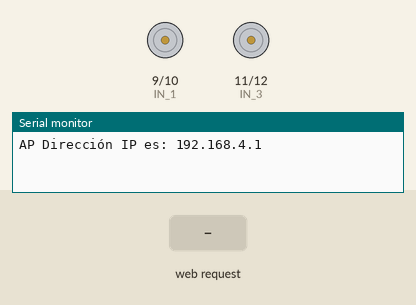
A sketch run on a simulated ESP8266 (NodeMCU). Shown: motor-driver pin pairs drawn as motors (green arrow = first pin HIGH = forward, orange = second pin HIGH = backward, longer = more drive, scaled by the enable pin), the last lines printed to the serial monitor. The test bench sets the inputs (shaded band).

Above: at 1.2 s.
1.3 s: HTTP request GET /?State=F received
At 2.1 s:
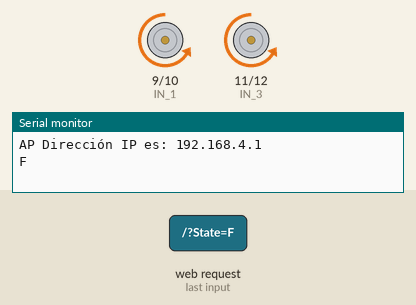
2.8 s: HTTP request GET /?State=B received
At 3.2 s:
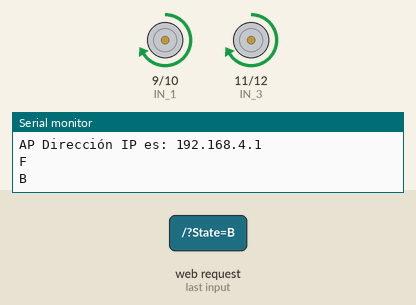
4.3 s: HTTP request GET /?State=L received
At 5.5 s:
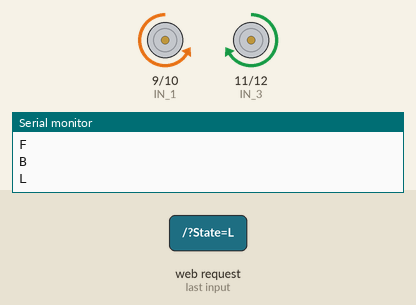
5.8 s: HTTP request GET /?State=R received
At 6.7 s:
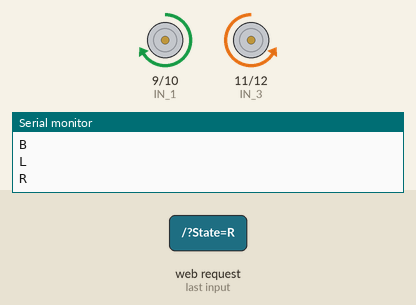
Timing chart, 0 to 8.3 s (numbered marks = the images above; inputs shaded):
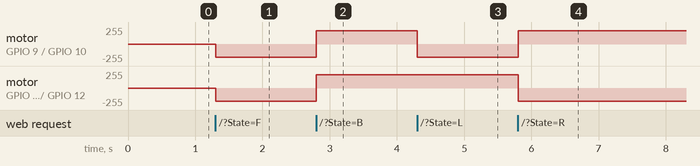

The sketch:

NodeMCU_Car_wifi.ino
```cpp
#define ENA   8          // GPIO14(D5)
#define ENB   13          // GPIO12(D6)
#define IN_1  9          // GPIO15(D8)
#define IN_2  10          // GPIO13(D7)
#define IN_3  11           // GPIO2(D4)
#define IN_4  12           // GPIO0(D3)

#include <ESP8266WiFi.h>
#include <WiFiClient.h>
#include <ESP8266WebServer.h>

String boton;             // Almacena la petición del botón.
int Velocidad = 800;
int speed_Coeff = 3;

const char* ssid = "NodeMCU Car";
ESP8266WebServer server(80);

void setup() {

 pinMode(ENA, OUTPUT);
 pinMode(ENB, OUTPUT);
 pinMode(IN_1, OUTPUT);
 pinMode(IN_2, OUTPUT);
 pinMode(IN_3, OUTPUT);
 pinMode(IN_4, OUTPUT);

  Serial.begin(115200);

// Conectar a WiFi

  WiFi.mode(WIFI_AP);
  WiFi.softAP(ssid);

  IPAddress myIP = WiFi.softAPIP();
  Serial.print("AP Dirección IP es: ");
  Serial.println(myIP);

 // Iniciando servidor web
     server.on ( "/", HTTP_handleRoot );
     server.onNotFound ( HTTP_handleRoot );
     server.begin();
}

void Avanza(){

      digitalWrite(IN_1, LOW);
      digitalWrite(IN_2, HIGH);
      analogWrite(ENA, Velocidad);

      digitalWrite(IN_3, LOW);
      digitalWrite(IN_4, HIGH);
      analogWrite(ENB, Velocidad);
  }

void Retrocede(){

      digitalWrite(IN_1, HIGH);
      digitalWrite(IN_2, LOW);
      analogWrite(ENA, Velocidad);

      digitalWrite(IN_3, HIGH);
      digitalWrite(IN_4, LOW);
      analogWrite(ENB, Velocidad);
  }

void Derecha(){

      digitalWrite(IN_1, HIGH);
      digitalWrite(IN_2, LOW);
      analogWrite(ENA, Velocidad);

      digitalWrite(IN_3, LOW);
      digitalWrite(IN_4, HIGH);
      analogWrite(ENB, Velocidad);
  }

void Izquierda(){

      digitalWrite(IN_1, LOW);
      digitalWrite(IN_2, HIGH);
      analogWrite(ENA, Velocidad);

      digitalWrite(IN_3, HIGH);
      digitalWrite(IN_4, LOW);
      analogWrite(ENB, Velocidad);
  }

void DiagonalDerecha(){

      digitalWrite(IN_1, LOW);
      digitalWrite(IN_2, HIGH);
      analogWrite(ENA, Velocidad/speed_Coeff);

      digitalWrite(IN_3, LOW);
      digitalWrite(IN_4, HIGH);
      analogWrite(ENB, Velocidad);
   }

void DiagonalIzquierda(){

      digitalWrite(IN_1, LOW);
      digitalWrite(IN_2, HIGH);
      analogWrite(ENA, Velocidad);

      digitalWrite(IN_3, LOW);
      digitalWrite(IN_4, HIGH);
      analogWrite(ENB, Velocidad/speed_Coeff);
  }

void DiagonalDerechaAbajo(){

      digitalWrite(IN_1, HIGH);
      digitalWrite(IN_2, LOW);
      analogWrite(ENA, Velocidad/speed_Coeff);

      digitalWrite(IN_3, HIGH);
      digitalWrite(IN_4, LOW);
      analogWrite(ENB, Velocidad);
  }

void DiagonalIzquierdaAbajo(){

      digitalWrite(IN_1, HIGH);
      digitalWrite(IN_2, LOW);
      analogWrite(ENA, Velocidad);

      digitalWrite(IN_3, HIGH);
      digitalWrite(IN_4, LOW);
      analogWrite(ENB, Velocidad/speed_Coeff);
  }

void Detener(){

      digitalWrite(IN_1, LOW);
      digitalWrite(IN_2, LOW);
      analogWrite(ENA, Velocidad);

      digitalWrite(IN_3, LOW);
      digitalWrite(IN_4, LOW);
      analogWrite(ENB, Velocidad);
 }

void loop() {
    server.handleClient();

      boton = server.arg("State");
      if (boton == "F") Avanza();
      else if (boton == "B") Retrocede();
      else if (boton == "L") Izquierda();
      else if (boton == "R") Derecha();
      else if (boton == "I") DiagonalDerecha();
      else if (boton == "G") DiagonalIzquierda();
      else if (boton == "J") DiagonalDerechaAbajo();
      else if (boton == "H") DiagonalIzquierdaAbajo();
      else if (boton == "0") Velocidad = 400;
      else if (boton == "1") Velocidad = 470;
      else if (boton == "2") Velocidad = 540;
      else if (boton == "3") Velocidad = 610;
      else if (boton == "4") Velocidad = 680;
      else if (boton == "5") Velocidad = 750;
      else if (boton == "6") Velocidad = 820;
      else if (boton == "7") Velocidad = 890;
      else if (boton == "8") Velocidad = 960;
      else if (boton == "9") Velocidad = 1023;
      else if (boton == "S") Detener();
}

void HTTP_handleRoot(void) {

if( server.hasArg("State") ){
       Serial.println(server.arg("State"));
  }
  server.send ( 200, "text/html", "" );
  delay(1);
}
```

Measured:
- after the input at 1.3 s, motor on GPIO 9 (IN_1) / GPIO 10 (IN_2), motor on GPIO 11 (IN_3) / GPIO 12 (IN_4): stopped → backward 199/255 at once
- after the input at 2.8 s, motor on GPIO 9 (IN_1) / GPIO 10 (IN_2), motor on GPIO 11 (IN_3) / GPIO 12 (IN_4): backward 199/255 → forward 199/255 at once
- after the input at 4.3 s, motor on GPIO 9 (IN_1) / GPIO 10 (IN_2): forward 199/255 → backward 199/255 at once
- after the input at 5.8 s, motor on GPIO 9 (IN_1) / GPIO 10 (IN_2): backward 199/255 → forward 199/255 at once; motor on GPIO 11 (IN_3) / GPIO 12 (IN_4): forward 199/255 → backward 199/255 at once
